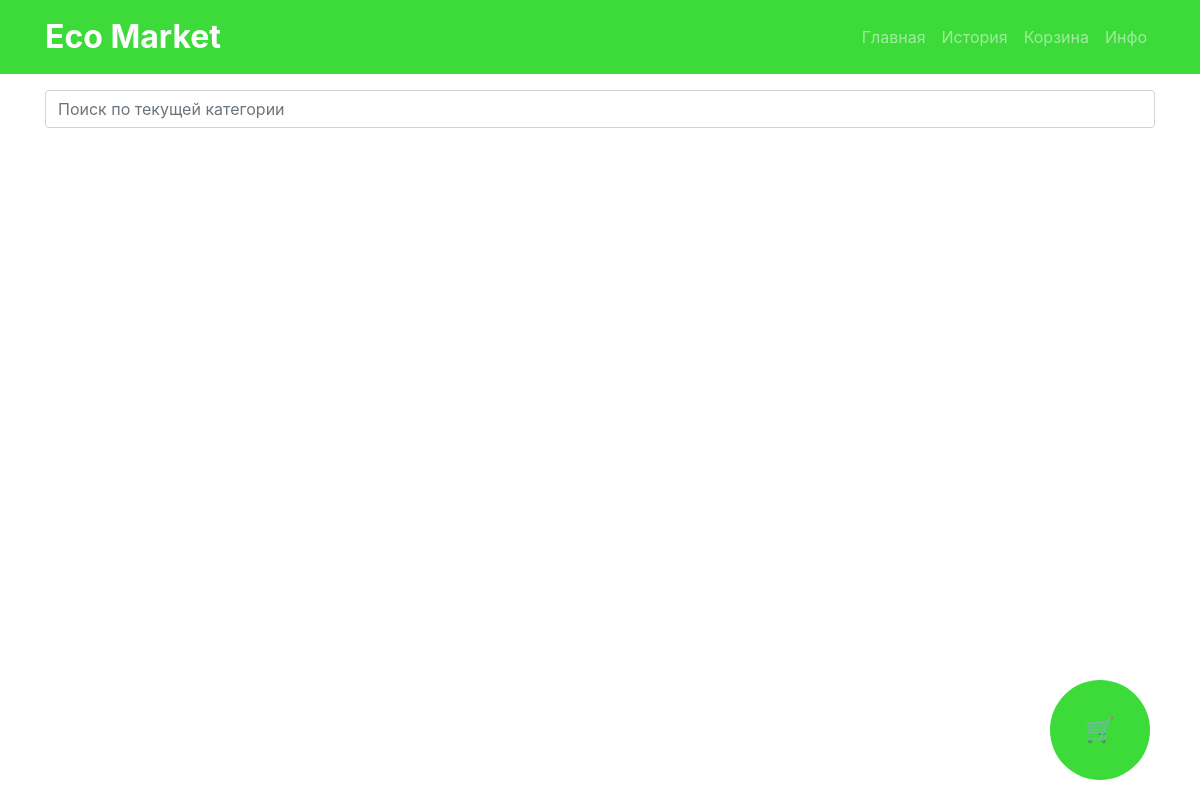
Page /category/2/ on the earlier database version.
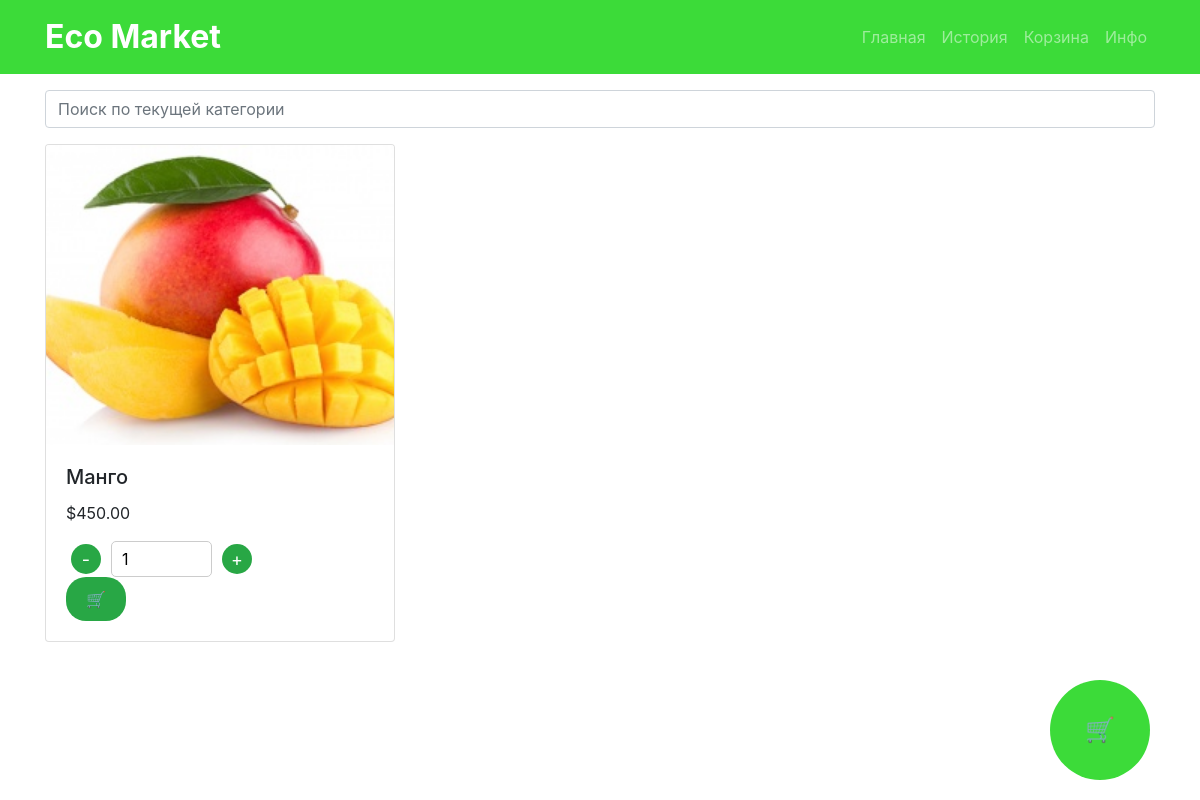
Same page on the later database version.
### myapp/models.py (models this page shows, shortened)
class Product(models.Model):
    category = models.ForeignKey(Category, on_delete=models.CASCADE)
    name = models.CharField(max_length=100)
    description = models.TextField()
    price = models.DecimalField(max_digits=10, decimal_places=2)
    available = models.BooleanField(default=True)
    quantity_available = models.IntegerField()
    image = models.ImageField(upload_to='images/')

### myapp/views.py (the view)
# urls.py: path('category/<int:category_id>/', views.category_detail, name='category_detail'),
def category_detail(request, category_id):
    category = Category.objects.get(id=category_id)
    products = Product.objects.filter(category=category)
    return render(request, 'category_detail.html', {'category': category, 'products': products})

### templates/category_detail.html (shortened to what this page needs)
{% extends 'base.html' %}
{% block content %}
<div class="container mt-3">
    <div class="input-group mb-3">
        <input type="text" id="searchInput" class="form-control" placeholder="Поиск по текущей категории">
    </div>
    <div class="row" id="productList">
        {% for product in products %}
            <div class="col-lg-4 col-md-6 col-sm-12 mb-4" data-category="{{ product.category.name }}">
                <div class="card h-100">
                    <img src="{{ product.image.url }}" class="card-img-top img-fluid" alt="{{ product.name }}">
                    <div class="card-body">
                        <h5 class="card-title">{{ product.name }}</h5>
                        <p class="card-text">${{ product.price }}</p>
                        {% if product.available %}
                        <form method="post" action="{% url 'add_to_cart' product.id %}">
                            <div class="quantity-control">
                                <button type="button" class="quantity-btn decrease">-</button>
                                <input type="number" name="quantity" value="1" min="1" max="{{ product.quantity_available }}" class="quantity-display" required>
                                <button type="button" class="quantity-btn increase">+</button>
                            </div>
                            <button type="submit" class="add-to-cart-btn">🛒</button>
                        </form>
                        {% else %}
                            <p>Out of stock</p>
                        {% endif %}
                    </div>
                </div>
            </div>
        {% endfor %}
    </div>
</div>
<div class="cart-button">
    <a href="{% url 'view_cart' %}">
        <div class="cart-icon"></div>
    </a>
</div>
{% endblock %}

### templates/base.html (shortened to what this page needs)
<!DOCTYPE html>
<html>
<head>
    <link href="https://maxcdn.bootstrapcdn.com/bootstrap/4.5.2/css/bootstrap.min.css" rel="stylesheet">
</head>
<body>
    <header>
        <nav class="navbar navbar-expand-lg navbar-dark">
            <div class="container d-flex justify-content-between">
                <div class="logo-left">
                    <a class="navbar-brand" href="#">Eco Market</a>
                </div>
                <div class="categories-right">
                    <ul class="navbar-nav">
                        <li class="nav-item">
                            <a class="nav-link" href="#">Главная</a>
                        </li>
                        <li class="nav-item">
                            <a class="nav-link" href="#">История</a>
                        </li>
                        <li class="nav-item">
                            <a class="nav-link" href="#">Корзина</a>
                        </li>
                        <li class="nav-item">
                            <a class="nav-link" href="#">Инфо</a>
                        </li>
                    </ul>
                </div>
            </div>
        </nav>
    </header>
    <main>
        {% block content %}
        {% endblock %}
    </main>
</body>
</html>

### templates/base.html (style rules this page uses)
.navbar-brand { font-size: 2em; font-weight: bold; }
.navbar { background-color: #3cdb39; }
.navbar-nav .nav-link { color: white; }
.logo-left { justify-content: flex-start; }
.categories-right { justify-content: flex-end; }

### templates/category_detail.html (style rules this page uses)
.card-img-top { width: 400px; height: 300px; object-fit: cover; }
.add-to-cart-btn { background-color: #28a745; color: white; border: none; padding: 10px 20px; border-radius: 20px; cursor: pointer; transition: background-color 0.3s; }
.quantity-control { display: flex; align-items: center; }
.quantity-btn { background-color: #28a745; color: white; border: none; border-radius: 50%; width: 30px; height: 30px; font-size: 18px; cursor: pointer; transition: background-color 0.3s; margin: 0 5px; }
.quantity-display { border: 1px solid #ccc; padding: 5px 10px; border-radius: 5px; margin: 0 5px; }
.cart-button { position: fixed; bottom: 20px; right: 50px; z-index: 999; text-decoration: none; }
.cart-icon { width: 100px; height: 100px; background-color: #3cdb39; border-radius: 50%; display: flex; justify-content: center; align-items: center; font-size: 24px; color: white; animation: slide 2s infinite; }
.cart-icon::before { content: '\1F6D2'; text-decoration: none; }

Differences in the rows shown:
added Product: image (picture), name "Манго", price "450.00"
